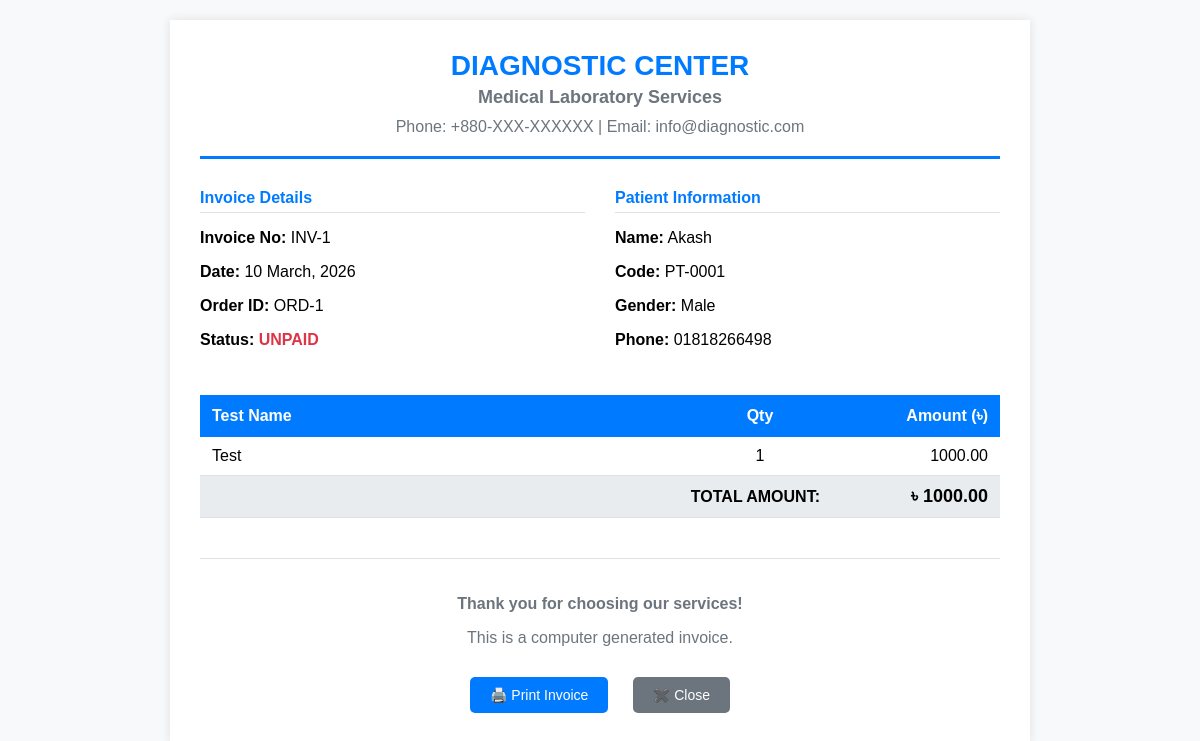
The page /billing/print/1 (signed in) on the database its author committed.
### app/models/billing.py (models this page shows)
class Invoice(db.Model):
    __tablename__ = 'invoices'
    id = db.Column(db.Integer, primary_key=True)
    patient_id = db.Column(db.Integer, db.ForeignKey('patients.id'), nullable=False)
    order_id = db.Column(db.Integer, db.ForeignKey('test_orders.id'), nullable=False)
    total_amount = db.Column(db.Float, nullable=False)
    discount = db.Column(db.Float, default=0.0)
    paid_amount = db.Column(db.Float, default=0.0)
    payment_status = db.Column(db.String(20), default='unpaid') # unpaid, partial, paid
    created_at = db.Column(db.DateTime, default=datetime.utcnow)
    patient = db.relationship('Patient', backref='invoices', lazy=True)
    items = db.relationship('InvoiceItem', backref='invoice', lazy=True, cascade="all, delete-orphan")

class InvoiceItem(db.Model):
    __tablename__ = 'invoice_items'
    id = db.Column(db.Integer, primary_key=True)
    invoice_id = db.Column(db.Integer, db.ForeignKey('invoices.id'), nullable=False)
    test_name = db.Column(db.String(150), nullable=False)
    price = db.Column(db.Float, nullable=False)
    quantity = db.Column(db.Integer, default=1)

### app/models/patient.py (models this page shows)
class Patient(db.Model):
    __tablename__ = 'patients'
    id = db.Column(db.Integer, primary_key=True)
    patient_code = db.Column(db.String(20), unique=True, nullable=False)
    name = db.Column(db.String(100), nullable=False)
    phone = db.Column(db.String(20), nullable=False)
    email = db.Column(db.String(100)) # Added for notifications
    gender = db.Column(db.String(10))
    date_of_birth = db.Column(db.Date)
    blood_group = db.Column(db.String(5))
    address = db.Column(db.Text)
    created_at = db.Column(db.DateTime, default=datetime.utcnow)
    user_id = db.Column(db.Integer, db.ForeignKey('users.id'), nullable=True)
    orders = db.relationship('TestOrder', backref='patient', lazy=True)

### app/frontend/billing_routes.py (the view)
@bp.route('/billing/print/<int:invoice_id>')
@login_required
def print_invoice(invoice_id):
    invoice = Invoice.query.get_or_404(invoice_id)
    return render_template('billing/print_invoice.html', invoice=invoice)

### app/templates/billing/print_invoice.html (shortened to what this page needs)
<!DOCTYPE html>
<html>
<head>
</head>
<body>
    <div class="invoice-container">
        <div class="header">
            <h1>DIAGNOSTIC CENTER</h1>
            <h2>Medical Laboratory Services</h2>
            <p style="margin: 10px 0 0 0; color: #6c757d;">Phone: +880-XXX-XXXXXX | Email: info@diagnostic.com</p>
        </div>
        <div class="invoice-info">
            <div class="invoice-details">
                <div class="section-title">Invoice Details</div>
                <p><strong>Invoice No:</strong> INV-{{ invoice.id }}</p>
                <p><strong>Date:</strong> {{ invoice.created_at.strftime('%d %B, %Y') }}</p>
                <p><strong>Order ID:</strong> ORD-{{ invoice.order_id }}</p>
                <p><strong>Status:</strong>
                    {% if invoice.payment_status == 'paid' %}
                        <span style="color: #28a745; font-weight: bold;">PAID</span>
                    {% elif invoice.payment_status == 'partial' %}
                        <span style="color: #ffc107; font-weight: bold;">PARTIAL</span>
                    {% else %}
                        <span style="color: #dc3545; font-weight: bold;">UNPAID</span>
                    {% endif %}
                </p>
            </div>
            <div class="patient-details">
                <div class="section-title">Patient Information</div>
                <p><strong>Name:</strong> {{ invoice.patient.name }}</p>
                <p><strong>Code:</strong> {{ invoice.patient.patient_code }}</p>
                <p><strong>Gender:</strong> {{ invoice.patient.gender }}</p>
                <p><strong>Phone:</strong> {{ invoice.patient.phone }}</p>
            </div>
        </div>
        <table>
            <thead>
                <tr>
                    <th style="width: 60%;">Test Name</th>
                    <th style="width: 20%; text-align: center;">Qty</th>
                    <th style="width: 20%; text-align: right;">Amount (৳)</th>
                </tr>
            </thead>
            <tbody>
                {% for item in invoice.items %}
                <tr>
                    <td>{{ item.test_name }}</td>
                    <td style="text-align: center;">{{ item.quantity }}</td>
                    <td style="text-align: right;">{{ "%.2f"|format(item.price) }}</td>
                </tr>
                {% endfor %}
            </tbody>
            <tfoot>
                <tr class="total-row">
                    <td colspan="2" style="text-align: right; padding-right: 20px;">TOTAL AMOUNT:</td>
                    <td style="text-align: right; font-size: 18px;">৳ {{ "%.2f"|format(invoice.total_amount) }}</td>
                </tr>
            </tfoot>
        </table>
        <div class="footer">
            <p><strong>Thank you for choosing our services!</strong></p>
            <p>This is a computer generated invoice.</p>
        </div>
        <div class="no-print">
            <button class="btn btn-primary" onclick="window.print()">🖨️ Print Invoice</button>
            <button class="btn btn-secondary" onclick="window.close()">✖️ Close</button>
        </div>
    </div>
</body>
</html>

### app/templates/billing/print_invoice.html (style rules this page uses)
body { font-family: Arial, sans-serif; margin: 0; padding: 20px; background: #f8f9fa; }
.invoice-container { max-width: 800px; margin: 0 auto; background: white; padding: 30px; box-shadow: 0 0 10px rgba(0,0,0,0.1); }
.header { text-align: center; border-bottom: 3px solid #007bff; padding-bottom: 20px; margin-bottom: 30px; }
.header h1 { color: #007bff; margin: 0; font-size: 28px; }
.header h2 { color: #6c757d; margin: 5px 0 0 0; font-size: 18px; }
.invoice-info { display: flex; justify-content: space-between; margin-bottom: 30px; }
.invoice-details, .patient-details { flex: 1; }
.patient-details { margin-left: 30px; }
.section-title { color: #007bff; font-weight: bold; margin-bottom: 10px; border-bottom: 1px solid #dee2e6; padding-bottom: 5px; }
table { width: 100%; border-collapse: collapse; margin: 20px 0; }
th { background: #007bff; color: white; padding: 12px; text-align: left; }
td { padding: 10px 12px; border-bottom: 1px solid #dee2e6; }
.total-row { background: #e9ecef !important; font-weight: bold; font-size: 16px; }
.footer { text-align: center; margin-top: 40px; padding-top: 20px; border-top: 1px solid #dee2e6; color: #6c757d; }
.no-print { text-align: center; margin-top: 30px; }
.btn { padding: 10px 20px; margin: 0 10px; border: none; border-radius: 5px; cursor: pointer; font-size: 14px; }
.btn-primary { background: #007bff; color: white; }
.btn-secondary { background: #6c757d; color: white; }

### rows shown on the page
Invoice: id "1", created_at "10 March, 2026", order_id "1", total_amount "1000.00"
Patient: patient.name "Akash", patient.patient_code "PT-0001", patient.gender "Male", patient.phone "01818266498"
InvoiceItem: test_name "Test", quantity "1", price "1000.00"
